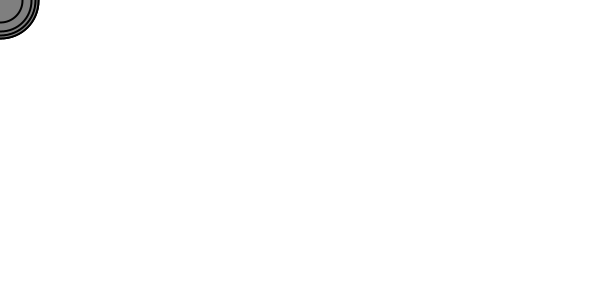
Frame 1 (no input)
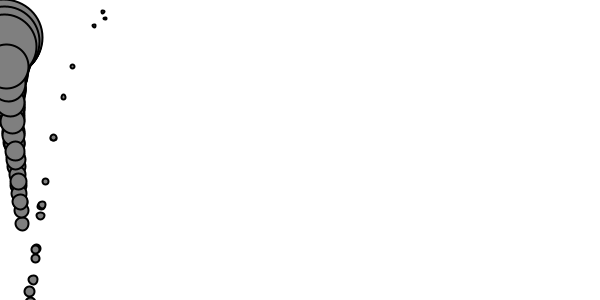
Frame 60 (the mouse pressed at the canvas centre just before this capture)
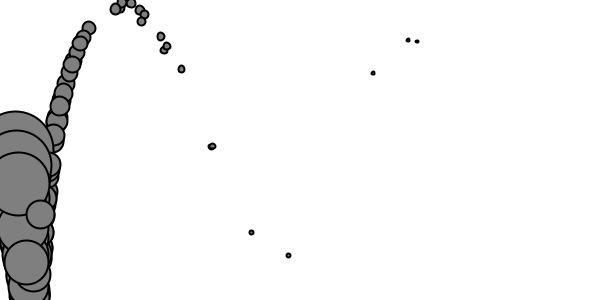
Frame 120 (the mouse held since frame 60 and released just before this capture)

The Processing sketch that drew these frames (run headless with seeded random() and noise(); from frame 60 on, the mouse is pressed at the canvas centre):

// Processing sketch: mover
// ── mover.pde
// dennyoo1985 added my own changes

class Mover {

  PVector location;
  PVector velocity;
  PVector acceleration;
  float mass;

  // constructor
  Mover(float m, float x, float y) {
    mass = m; // mass is initially set to 1 for simplicity
    location = new PVector(x,y);
    velocity = new PVector(0,0);
    acceleration = new PVector(0,0);
  }
  
  // apply forces such as wind or gravity
  void applyForce(PVector force) {
    PVector f = PVector.div(force,mass); // receive a force and divide by mass
    acceleration.add(f); // add the result to acceleration
  }
  
  // force accumulation
  // acceleration = force
  void update() {
    velocity.add(acceleration); // velocity is increasing if acceleration is non-zero
    location.add(velocity); // if a object is moving (velocity != 0) the location changes
    acceleration.mult(0); // acceleration is set to zero after each loop
  }

  void display() {
    stroke(0);
    strokeWeight(2);
    fill(127);
    ellipse(location.x,location.y,mass * 16, mass * 16); // scaling the size according to mass
  }

  
  // object will bounce whe it hits the edges of the window
  void checkEdges() {

    if (location.x > width) {
      location.x = width;
      velocity.x *= -1;
    } else if (location.x < 0) {
      velocity.x *= -1;
      location.x = 0;
    }

    // reverse the direction of the object when it reaches the edges
    if (location.y > height) {
      velocity.y *= -1;
      location.y = height;
    }

  }

}

// create 100 mover objects using an array
Mover[] movers = new Mover[100];

// initialize Mover object with a loop
void setup() {
  size(600, 300);
  
  for (int i = 0; i < movers.length; i++) {
    movers[i] = new Mover(random(0.1,5),0,0); // x, y, location, velocity
  }
}

void draw() {
  background(255);
  
  PVector wind = new PVector(0.01,0);
  PVector gravity = new PVector(0, 0.1);
  
  for (int i = 0; i < movers.length; i++) {
    movers[i].applyForce(wind);
    movers[i].applyForce(gravity);
    movers[i].update();
    movers[i].display();
    movers[i].checkEdges();
  }
}
